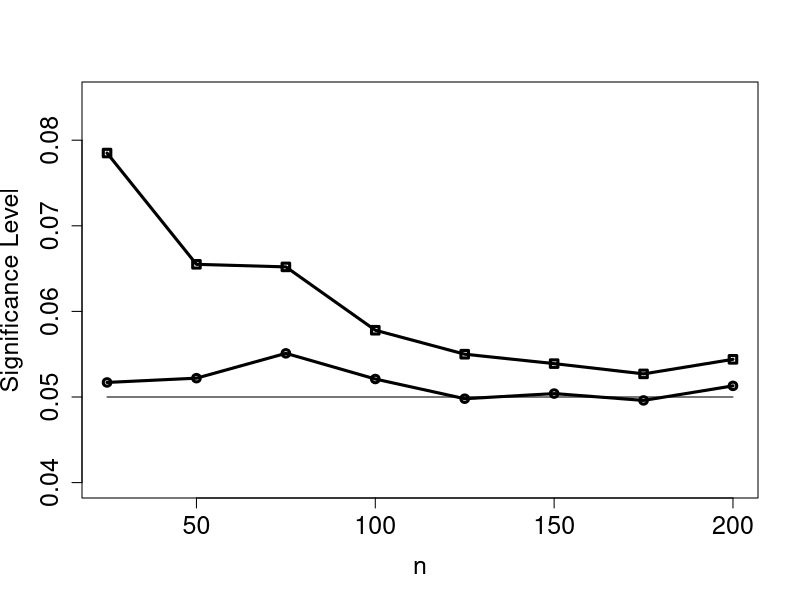

Recreate this plot in R.
rm(list=ls(all=TRUE))		    # Close windows and clear variables
alpha<-0.05                         # Significance Level
n<-c(25,50,75,100,125,150,175,200)  # Sample sizes
p<-3                                # Number of Parameters to be estimated
I<-10000                            # Iteration times
sig_level<-matrix(0,2,length(n))
for(j in 1:length(n))
{
	chi<-qchisq(alpha, p, ncp=0, lower.tail = FALSE, log.p = FALSE)
	F<-p*qf(alpha, p,n[j]-p, ncp=0, lower.tail = FALSE, log.p = FALSE)
	temp1<-0
	temp2<-0
	for(i in 1:I)
	{
		x1<-rnorm(n[j], mean = 0, sd = 1)
		x2<-rnorm(n[j], mean = 0, sd = 1)
		y<-rnorm(n[j], mean = 0, sd = 1)
		x<-cbind(x1,x2)
		ols<-lm(y~x)
		T<-((n[j]-p)*sum(ols$fitted.values^2))/(sum(ols$residual^2))
		if(T>chi){temp1<-temp1+1}
		if(T>F){temp2<-temp2+1}
	}
	sig_level[1,j]<-temp1/I
	sig_level[2,j]<-temp2/I
}
plot(n,sig_level[1,],pch=0,lwd=3,ylim=c(0.04,0.085),xlab="n",ylab="Significance Level",cex.axis=1.5, cex.lab=1.5)
lines(n,sig_level[1,],lwd=3)
lines(n,sig_level[2,],lwd=3)
lines(n,c(0.05,0.05,0.05,0.05,0.05,0.05,0.05,0.05),lwd=1)
points(n,sig_level[2,],pch=1,lwd=3)
